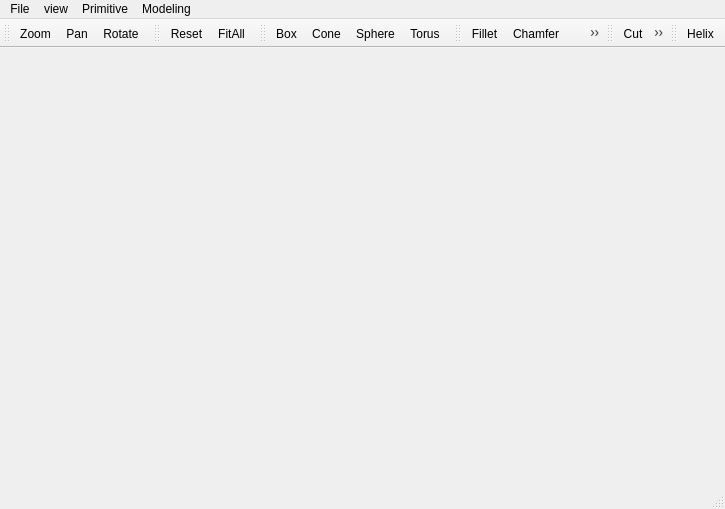
<?xml version="1.0" encoding="UTF-8"?>
<ui version="4.0">
 <class>MainWindow</class>
 <widget class="QMainWindow" name="MainWindow">
  <property name="geometry">
   <rect>
    <x>0</x>
    <y>0</y>
    <width>725</width>
    <height>509</height>
   </rect>
  </property>
  <property name="windowTitle">
   <string>MainWindow</string>
  </property>
  <widget class="QWidget" name="centralWidget"/>
  <widget class="QMenuBar" name="menuBar">
   <property name="geometry">
    <rect>
     <x>0</x>
     <y>0</y>
     <width>725</width>
     <height>22</height>
    </rect>
   </property>
   <widget class="QMenu" name="menuFile">
    <property name="title">
     <string>File</string>
    </property>
   </widget>
   <widget class="QMenu" name="menu">
    <property name="title">
     <string>view</string>
    </property>
   </widget>
   <widget class="QMenu" name="menu_2">
    <property name="title">
     <string>Primitive</string>
    </property>
    <addaction name="actionBox"/>
   </widget>
   <widget class="QMenu" name="menuModeling">
    <property name="title">
     <string>Modeling</string>
    </property>
   </widget>
   <addaction name="menuFile"/>
   <addaction name="menu"/>
   <addaction name="menu_2"/>
   <addaction name="menuModeling"/>
  </widget>
  <widget class="QToolBar" name="mainToolBar">
   <attribute name="toolBarArea">
    <enum>TopToolBarArea</enum>
   </attribute>
   <attribute name="toolBarBreak">
    <bool>false</bool>
   </attribute>
   <addaction name="actionZoom"/>
   <addaction name="actionPan"/>
   <addaction name="actionRotate"/>
  </widget>
  <widget class="QStatusBar" name="statusBar"/>
  <widget class="QToolBar" name="toolBar">
   <property name="windowTitle">
    <string>toolBar</string>
   </property>
   <attribute name="toolBarArea">
    <enum>TopToolBarArea</enum>
   </attribute>
   <attribute name="toolBarBreak">
    <bool>false</bool>
   </attribute>
   <addaction name="actionReset"/>
   <addaction name="actionFitAll"/>
  </widget>
  <widget class="QToolBar" name="toolBar_2">
   <property name="windowTitle">
    <string>toolBar_2</string>
   </property>
   <attribute name="toolBarArea">
    <enum>TopToolBarArea</enum>
   </attribute>
   <attribute name="toolBarBreak">
    <bool>false</bool>
   </attribute>
   <addaction name="actionBox"/>
   <addaction name="actionCone"/>
   <addaction name="actionSphere"/>
   <addaction name="actionTorus"/>
  </widget>
  <widget class="QToolBar" name="toolBar_3">
   <property name="windowTitle">
    <string>toolBar_3</string>
   </property>
   <attribute name="toolBarArea">
    <enum>TopToolBarArea</enum>
   </attribute>
   <attribute name="toolBarBreak">
    <bool>false</bool>
   </attribute>
   <addaction name="actionFillet"/>
   <addaction name="actionChamfer"/>
   <addaction name="actionExtrude"/>
   <addaction name="actionRovelve"/>
   <addaction name="actionLoft"/>
  </widget>
  <widget class="QToolBar" name="toolBar_4">
   <property name="windowTitle">
    <string>toolBar_4</string>
   </property>
   <attribute name="toolBarArea">
    <enum>TopToolBarArea</enum>
   </attribute>
   <attribute name="toolBarBreak">
    <bool>false</bool>
   </attribute>
   <addaction name="actionCut"/>
   <addaction name="actionFuse"/>
   <addaction name="actionCommon"/>
  </widget>
  <widget class="QToolBar" name="toolBar_5">
   <property name="windowTitle">
    <string>toolBar_5</string>
   </property>
   <attribute name="toolBarArea">
    <enum>TopToolBarArea</enum>
   </attribute>
   <attribute name="toolBarBreak">
    <bool>false</bool>
   </attribute>
   <addaction name="actionHelix"/>
  </widget>
  <action name="actionBox">
   <property name="icon">
    <iconset resource="resources.qrc">
     <normaloff>:/Resources/box.png</normaloff>:/Resources/box.png</iconset>
   </property>
   <property name="text">
    <string>Box</string>
   </property>
  </action>
  <action name="actionFitAll">
   <property name="icon">
    <iconset resource="resources.qrc">
     <normaloff>:/Resources/FitAll.png</normaloff>:/Resources/FitAll.png</iconset>
   </property>
   <property name="text">
    <string>FitAll</string>
   </property>
   <property name="toolTip">
    <string>FitAll</string>
   </property>
  </action>
  <action name="actionPan">
   <property name="icon">
    <iconset resource="resources.qrc">
     <normaloff>:/Resources/Pan.png</normaloff>:/Resources/Pan.png</iconset>
   </property>
   <property name="text">
    <string>Pan</string>
   </property>
   <property name="toolTip">
    <string>Pan</string>
   </property>
  </action>
  <action name="actionZoom">
   <property name="icon">
    <iconset resource="resources.qrc">
     <normaloff>:/Resources/Zoom.png</normaloff>:/Resources/Zoom.png</iconset>
   </property>
   <property name="text">
    <string>Zoom</string>
   </property>
   <property name="toolTip">
    <string>Zoom</string>
   </property>
  </action>
  <action name="actionRotate">
   <property name="icon">
    <iconset resource="resources.qrc">
     <normaloff>:/Resources/Rotate.png</normaloff>:/Resources/Rotate.png</iconset>
   </property>
   <property name="text">
    <string>Rotate</string>
   </property>
   <property name="toolTip">
    <string>Rotate</string>
   </property>
  </action>
  <action name="actionReset">
   <property name="icon">
    <iconset resource="resources.qrc">
     <normaloff>:/Resources/Home.png</normaloff>:/Resources/Home.png</iconset>
   </property>
   <property name="text">
    <string>Reset</string>
   </property>
   <property name="toolTip">
    <string>Reset</string>
   </property>
  </action>
  <action name="actionCone">
   <property name="icon">
    <iconset resource="resources.qrc">
     <normaloff>:/Resources/cone.png</normaloff>:/Resources/cone.png</iconset>
   </property>
   <property name="text">
    <string>Cone</string>
   </property>
   <property name="toolTip">
    <string>Cone</string>
   </property>
  </action>
  <action name="actionSphere">
   <property name="icon">
    <iconset resource="resources.qrc">
     <normaloff>:/Resources/sphere.png</normaloff>:/Resources/sphere.png</iconset>
   </property>
   <property name="text">
    <string>Sphere</string>
   </property>
   <property name="toolTip">
    <string>Sphere</string>
   </property>
  </action>
  <action name="actionCylinder">
   <property name="icon">
    <iconset resource="resources.qrc">
     <normaloff>:/Resources/cylinder.png</normaloff>:/Resources/cylinder.png</iconset>
   </property>
   <property name="text">
    <string>Cylinder</string>
   </property>
   <property name="toolTip">
    <string>Cylinder</string>
   </property>
  </action>
  <action name="actionTorus">
   <property name="icon">
    <iconset resource="resources.qrc">
     <normaloff>:/Resources/torus.png</normaloff>:/Resources/torus.png</iconset>
   </property>
   <property name="text">
    <string>Torus</string>
   </property>
   <property name="toolTip">
    <string>Torus</string>
   </property>
  </action>
  <action name="actionFillet">
   <property name="icon">
    <iconset resource="resources.qrc">
     <normaloff>:/Resources/fillet.png</normaloff>:/Resources/fillet.png</iconset>
   </property>
   <property name="text">
    <string>Fillet</string>
   </property>
   <property name="toolTip">
    <string>Fillet</string>
   </property>
  </action>
  <action name="actionChamfer">
   <property name="icon">
    <iconset resource="resources.qrc">
     <normaloff>:/Resources/chamfer.png</normaloff>:/Resources/chamfer.png</iconset>
   </property>
   <property name="text">
    <string>Chamfer</string>
   </property>
   <property name="toolTip">
    <string>Chamfer</string>
   </property>
  </action>
  <action name="actionExtrude">
   <property name="icon">
    <iconset resource="resources.qrc">
     <normaloff>:/Resources/extrude.png</normaloff>:/Resources/extrude.png</iconset>
   </property>
   <property name="text">
    <string>Extrude</string>
   </property>
   <property name="toolTip">
    <string>Extrude</string>
   </property>
  </action>
  <action name="actionRovelve">
   <property name="icon">
    <iconset resource="resources.qrc">
     <normaloff>:/Resources/revolve.png</normaloff>:/Resources/revolve.png</iconset>
   </property>
   <property name="text">
    <string>Rovelve</string>
   </property>
   <property name="toolTip">
    <string>Rovelve</string>
   </property>
  </action>
  <action name="actionLoft">
   <property name="icon">
    <iconset resource="resources.qrc">
     <normaloff>:/Resources/loft.png</normaloff>:/Resources/loft.png</iconset>
   </property>
   <property name="text">
    <string>Loft</string>
   </property>
   <property name="toolTip">
    <string>Loft</string>
   </property>
  </action>
  <action name="actionCut">
   <property name="icon">
    <iconset resource="resources.qrc">
     <normaloff>:/Resources/cut.png</normaloff>:/Resources/cut.png</iconset>
   </property>
   <property name="text">
    <string>Cut</string>
   </property>
   <property name="toolTip">
    <string>Cut</string>
   </property>
  </action>
  <action name="actionFuse">
   <property name="icon">
    <iconset resource="resources.qrc">
     <normaloff>:/Resources/fuse.png</normaloff>:/Resources/fuse.png</iconset>
   </property>
   <property name="text">
    <string>Fuse</string>
   </property>
   <property name="toolTip">
    <string>Fuse</string>
   </property>
  </action>
  <action name="actionCommon">
   <property name="icon">
    <iconset resource="resources.qrc">
     <normaloff>:/Resources/common.png</normaloff>:/Resources/common.png</iconset>
   </property>
   <property name="text">
    <string>Common</string>
   </property>
   <property name="toolTip">
    <string>Common</string>
   </property>
  </action>
  <action name="actionHelix">
   <property name="icon">
    <iconset resource="resources.qrc">
     <normaloff>:/Resources/helix.png</normaloff>:/Resources/helix.png</iconset>
   </property>
   <property name="text">
    <string>Helix</string>
   </property>
   <property name="toolTip">
    <string>Helix</string>
   </property>
  </action>
 </widget>
 <layoutdefault spacing="6" margin="11"/>
 <resources>
  <include location="resources.qrc"/>
 </resources>
 <connections/>
</ui>
